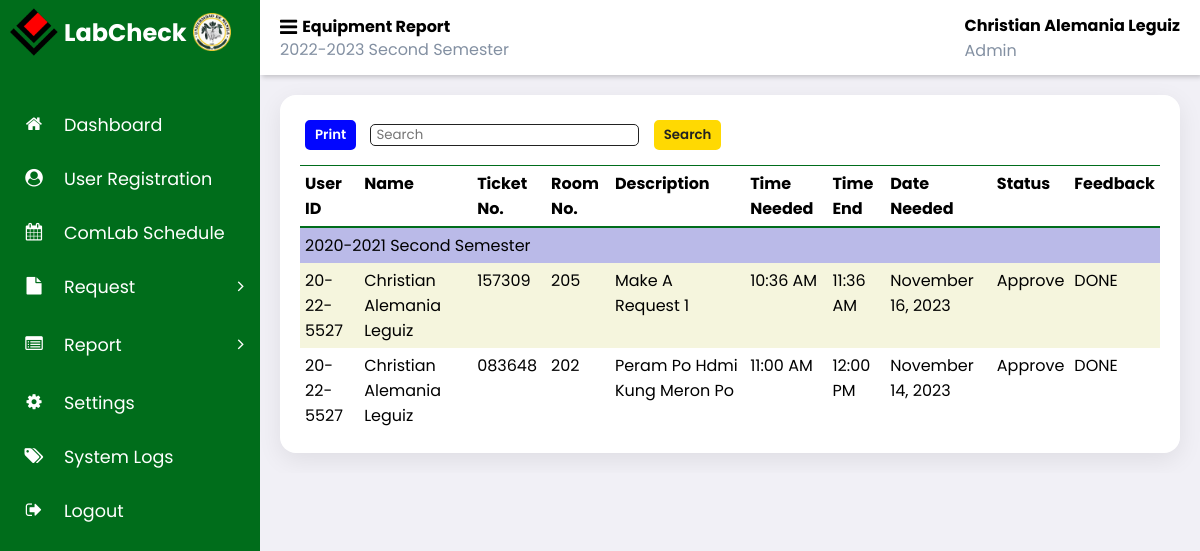
The page /admin_labcheck/request_equipment_report.php (signed in) on the database as committed earlier.
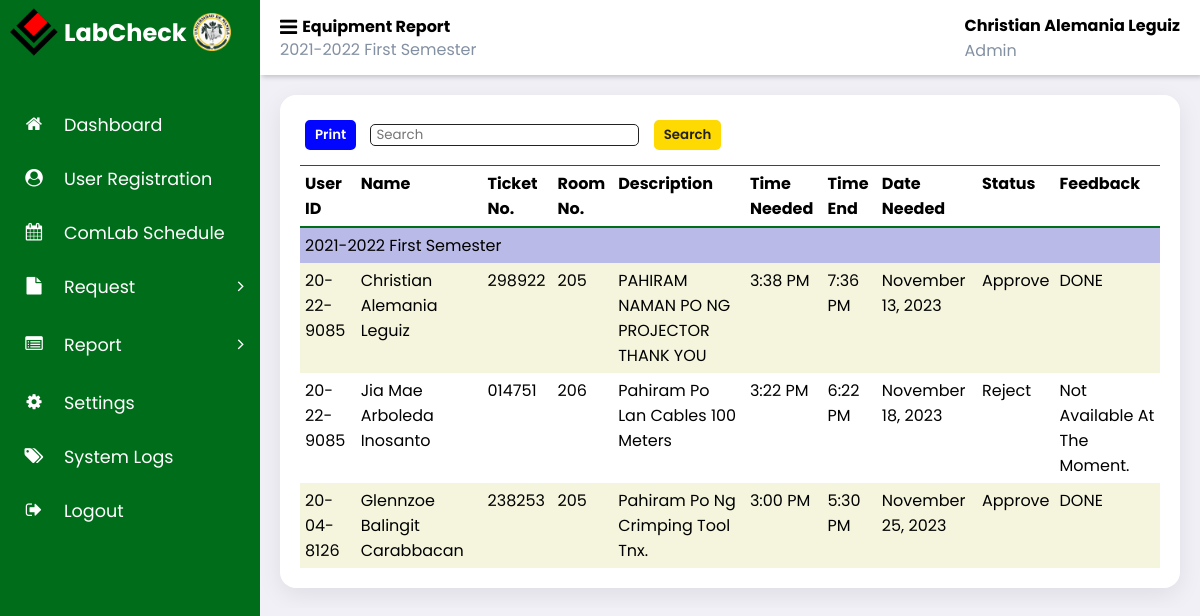
The same page on the database as committed later.
### tables this page shows
CREATE TABLE `request` (
  `request_id` int(11) NOT NULL,
  `ticket_no` varchar(6) NOT NULL,
  `user_id` varchar(20) NOT NULL,
  `name` varchar(50) NOT NULL,
  `description` varchar(250) NOT NULL,
  `time` time NOT NULL,
  `time_end` time DEFAULT NULL,
  `date` date NOT NULL,
  `room_id` int(11) NOT NULL,
  `request_type` enum('comlab usage','repair','equipment') NOT NULL,
  `status` enum('pending','approve','reject','resolved') NOT NULL DEFAULT 'pending',
  `feedback` varchar(250) DEFAULT NULL,
  `school_year` varchar(20) NOT NULL,
  `semester` varchar(20) NOT NULL,
  `notify` tinyint(1) NOT NULL DEFAULT 0
);

### admin_labcheck/request_equipment_report.php (the view, shortened to what this page needs)
<?php
    $page = "Equipment Report";
    include '../partial/admin_sidebar.php';
    include '../partial/header.php';
    $requestType = "equipment";
    $status = "approve";
    $rejectStatus = "reject";
    try {
        require_once "../connection/database.php";
        $sql='SELECT r.request_id, r.user_id, r.ticket_no, r.name, r.description, r.time, r.time_end, r.date, r.room_id, r.status, r.feedback, r.school_year, r.semester
            FROM request r
            JOIN academic_year ay
            ON r.school_year = ay.school_year AND r.semester = ay.semester
            WHERE ay.status = 1
            AND r.request_type = ?
            AND (r.status = ? OR r.status = ? )
            ORDER BY r.school_year, r.semester, r.request_id DESC';
        $stmt = $conn->prepare($sql);
        $stmt->bind_param('sss', $requestType, $status, $rejectStatus);
        $stmt->execute();
        $result = $stmt->get_result();
    } catch (Exception $e) {
        die('Database error: ' . $e->getMessage());
    }
?>
<!DOCTYPE html>
<html>
<head>
    <link rel="stylesheet" type="text/css" href="print.css">
</head>
<body>
<main  class="request-equipment">
<div class="print-search">
    <button id="printButton">Print</button>
    <input type="text" id="searchInput" placeholder="Search">
    <button id="searchButton">Search</button>
</div>
<div class="main-content">
    <div class="table-container">
        <div class="table-header">
            <table id="reportTable">
                <thead>
                    <tr>
                        <th>User ID</th>
                        <th>Name</th>
                        <th>Ticket No.</th>
                        <th>Room No.</th>
                        <th>Description</th>
                        <th>Time Needed</th>
                        <th>Time End</th>
                        <th>Date Needed</th>
                        <th>Status</th>
                        <th>Feedback</th>
                    </tr>
                </thead>
                <tbody>
                    <?php
                    $currentSchoolYear = '';
                    $currentSemester = '';
                     while ($row = $result->fetch_assoc()): ?>
                        <?php
                            $time = strtotime($row['time']);
                            $formattedTime = date("g:i A", $time);
                            $time_end = strtotime($row['time_end']);
                            $formattedTimeEnd = $time_end !== false ? date("g:i A", $time_end) : ' ';
                            $date = strtotime($row['date']);
                            $formattedDate = date("F j, Y ", $date);
                            $schoolYear = $row['school_year'];
                            $semester = $row['semester'];
                        ?>
                        <?php if ($currentSchoolYear != $schoolYear || $currentSemester != $semester): ?>
                            <tr>
                                <td data-cell="School Year and Semester" colspan="10" class="group-header">
                                        <?php echo $schoolYear. ' ' .$semester; ?>
                                </td>
                            </tr>
                            <?php
                            $currentSchoolYear = $schoolYear;
                            $currentSemester = $semester;
                        endif; ?>
                        <tr>
                        <td data-cell="User Id"><?php echo htmlspecialchars($row['user_id']); ?></td>
                        <td data-cell="Name"><?php echo htmlspecialchars(ucwords($row['name'])); ?></td>
                        <td data-cell="Ticket No"><?php echo htmlspecialchars($row['ticket_no']); ?></td>
                        <td data-cell="Room No"><?php echo htmlspecialchars($row['room_id']); ?></td>
                        <td data-cell="Description"><?php echo htmlspecialchars(ucwords($row['description'])); ?></td>
                        <td data-cell="Time Needed"><?php echo $formattedTime; ?></td>
                        <td data-cell="Time End"><?php echo $formattedTimeEnd; ?></td>
                        <td data-cell="Date Needed"><?php echo $formattedDate; ?></td>
                        <td data-cell="Status"><?php echo htmlspecialchars(ucwords($row['status'])); ?></td>
                        <td data-cell="Feedback"><?php echo htmlspecialchars(ucwords($row['feedback'])); ?></td>
                        </tr>
                    <?php endwhile; ?>
                </tbody>
            </table>
        </div>
    </div>
</main>
</body>
</html>

### partial/header.php (shortened to what this page needs)
<section id="content">
		<nav>
            <div>
				<div class="hamburger-row">
					<span class="fa fa-bars toggle-sidebar"></span>
					<h2 class="hamburger-text">
						<?=$page?>
					</h2>
				</div>
				<div class="acad-year">
				<?= $_SESSION['school_year']?> <?= $_SESSION['semester']?>
				</div>
            </div>
            <div>
				<div class="name-usertype">
					<h4>
						<?=$_SESSION['name']?>
					</h4>
					<small>Admin</small>
				</div>
			</div>
		</nav>

Rows that differ between the two databases and show on the page:
removed request: school_year "2020-2021", semester "Second Semester", user "20-22-5527", name "Christian Alemania Leguiz", ticket_no "157309", room "205", description "Make A Request 1", time "10:36 AM", time_end "11:36 AM", date "November 16, 2023", status "Approve", feedback "DONE"
removed request: user "20-22-5527", name "Christian Alemania Leguiz", ticket_no "083648", room "202", description "Peram Po Hdmi Kung Meron Po", time "11:00 AM", time_end "12:00 PM", date "November 14, 2023", status "Approve", feedback "DONE"
added request: school_year "2021-2022", semester "First Semester", user "20-22-9085", name "Christian Alemania Leguiz", ticket_no "298922", room "205", description "PAHIRAM NAMAN PO NG PROJECTOR THANK YOU", time "3:38 PM", time_end "7:36 PM", date "November 13, 2023", status "Approve", feedback "DONE"
added request: user "20-22-9085", name "Jia Mae Arboleda Inosanto", ticket_no "014751", room "206", description "Pahiram Po Lan Cables 100 Meters", time "3:22 PM", time_end "6:22 PM", date "November 18, 2023", status "Reject", feedback "Not Available At The Moment."
added request: user "20-04-8126", name "Glennzoe Balingit Carabbacan", ticket_no "238253", room "205", description "Pahiram Po Ng Crimping Tool Tnx.", time "3:00 PM", time_end "5:30 PM", date "November 25, 2023", status "Approve", feedback "DONE"
Other text that changed with them:
$_SESSION['school_year']: "2022-2023" → "2021-2022"
$_SESSION['semester']: "Second Semester" → "First Semester"
